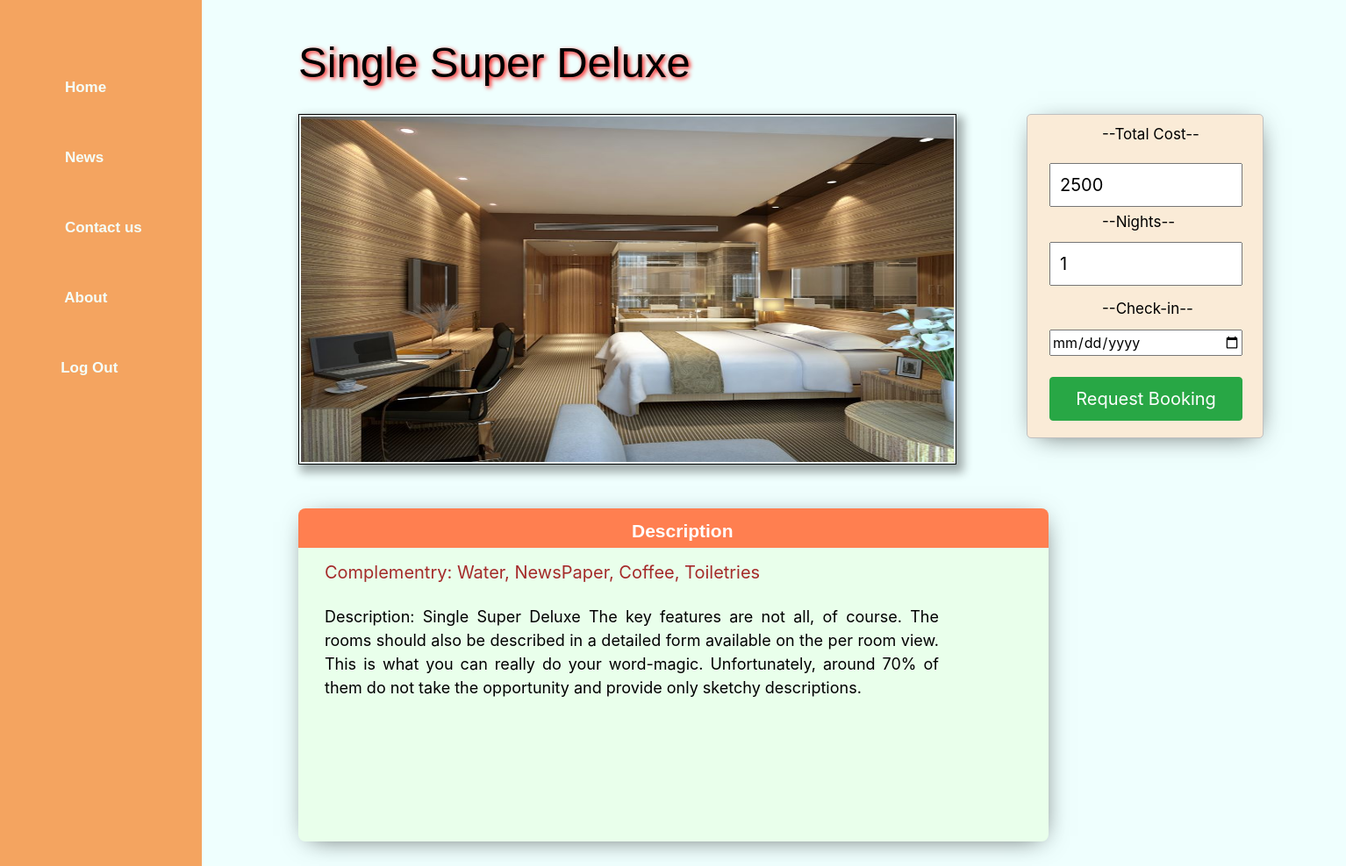
The app's page /views/rmdetails.php?id=4&CusId=1 (signed in) with its own data.
### tables this page shows
CREATE TABLE `roomlist` (
  `id` int(50) NOT NULL,
  `roomname` varchar(500) NOT NULL,
  `type` varchar(500) NOT NULL,
  `size` varchar(500) NOT NULL,
  `floor` varchar(500) NOT NULL,
  `price` int(50) NOT NULL,
  `pic` varchar(500) NOT NULL,
  `Complementary` varchar(5000) NOT NULL,
  `description` varchar(5000) NOT NULL
);

### model/db_connect.php (called while the page is built, shortened)
<?php
	 $serverName="localhost";
	 $userName="root";
	 $dbName="hotelmng";
	 $password="";
	function get($query)
	{
		global $serverName;
		global $userName;
		global $password;
		global $dbName;
		$conn = mysqli_connect( $serverName, $userName, $password, $dbName);
		$result=mysqli_query($conn,$query);
		return $result;
	}
?>

### views/rmdetails.php (the view, shortened to what this page needs)
<?php
		if(isset($_SESSION['loggedinuser']) || isset($_SESSION['regiuser']))
    	{
?>
<!DOCTYPE html>
<html>
<head>
	<link rel="stylesheet" href="style/style.css">
	<link rel="stylesheet" href="style/sty.css">
	<link rel="stylesheet" href="https://stackpath.bootstrapcdn.com/bootstrap/4.5.2/css/bootstrap.min.css">
</head>
<body style="background-color: #EFFFFE;">
	<?php
	require "../model/db_connect.php";
		$nm = null;
		if(isset($_GET['id'])){
			$nm = $_GET['id'];
		}
		$qr = "SELECT * FROM roomlist WHERE id=$nm";
		$r = get($qr);
		$room = mysqli_fetch_array($r);
	?>
<form method="post">
	<div class="roomdethead">
		<p><?php echo "$room[roomname]"; ?></p>
	</div>
	<div style="position: absolute; left:340px;top:130px">
		<img src= '<?php echo "$room[pic]"; ?>' width='750px;' height='400px;' class='roomdetpic'>
	</div>
		<div class="outer-box"  id="detbox">
		<div class="header-box" id="detinbox">
			<strong class="header-text" style="left:380px;"> Description &nbsp &nbsp  </strong> <br><br>
			<br><p class="complement">Complementry: <?php echo "$room[Complementary]"; ?></p><br><br><br>
			<p class="desc">Description: <?php echo "$room[description]"; ?> </p>
			<br><br>
			</div>
		</div>
 <div style="position: absolute; top:130px">
<div style="position: relative; height:370px; width:270px; background-color:#FAEBD7; top:0px; left:1170px; border: 1px solid #C0C0C0; border-radius: 5px;  box-shadow: 2px 5px 28px -11px rgba(0,0,0,0.75);">
       <div style="position: relative;left:85px; color:#000;  font-size: 17px; top:10px">--Total Cost--</div>  <br>
       <input id="cost" value="<?php echo "$room[price]"; ?>" type="text" name="cos" style="position: relative; height:50px; padding:10px; width:220px;margin:5px 25px;  font-size: 20px;">
        <div style="position: relative;left:85px; color:#000;  font-size: 17px; top:-0px">--Nights--</div>
        <input type="number" name="qua" id="quan" value=1 min="0" max="40" step="1" style="position: relative; top:10px; left:25px; height: 50px; padding:10px; font-size: 20px; width:220px;"><br><br>
          <div style="position: relative;left:85px; color:#000;  font-size: 17px; top:-0px">--Check-in--</div>
         <input type="date" id="dt" name="date"><br><br>
        <input type="submit" name="submit" value="Request Booking" class="btn btn-success" style="position: relative; height:50px; width:220px;margin:10px 25px;  font-size: 20px;">
    </div>
</div>
</form>
	 <div class="Sidenav">
         <nav>
            <ul>
                 <li><a class="" href=""></a></li>
               <li><a class="active" href="hos.php"> &nbsp &nbsp Home</a></li>
               <li><a href="#"> &nbsp &nbsp News</a></li>
               <li><a href="#"> &nbsp &nbsp Contact us</a></li>
               <li><a href="#"> &nbsp &nbsp About</a></li>
               <li><a href="Logout.php"> &nbsp &nbspLog Out</a></li>
            </ul>
         </nav>
      </div>
</body>
</html>
<?php
	}
	else{
		echo("<script>location.href = 'Login.php'</script>");
    	}
?>

### views/style/style.css (style rules this page uses)
.Sidenav { position:absolute; top:0px; left: 0px; width:15%; height:1500px; box-sizing: border-box; background:#F4A460; opacity:1; padding-left: 10px; padding-right: 10px; }
.Sidenav ul { list-style:none; position: relative; top: -100px; }
.Sidenav ul li a { line-height:80px; color:#F5FFFA; padding:5px; text-decoration:none; font-family: sans-serif; font-size:17px; font-weight:bold; }

### views/style/sty.css (style rules this page uses)
body { background-color: #EFFFFE; overflow-x: hidden; }
.outer-box { position: relative; top:55px; left:80px; background-color: #E9FFEB; width:255px; height:180px; border-radius: 8px; box-shadow: 2px 5px 28px -11px rgba(0,0,0,0.75); }
#detbox { position: absolute; left: 340px; top: 580px; width:855px; height:380px; }
.header-box { position: absolute; background-color: #FF7F50; width:255px; height:45px; border-top-left-radius:8px; border-top-right-radius:8px; }
#detinbox { width:855px; }
.header-text { color:#fff; font-family:arial; position: absolute; left:75px; top:10px; font-size: 21px }
.roomdethead { position: absolute; left:340px; top:35px; font-family:arial; color:#000; font-size: 49px; text-shadow: 2px 2px 5px red; }
.roomdetpic { border:solid black 1px; padding:2px; float:left; margin-right:10px; margin-bottom:5px; box-shadow: 5px 6px 10px 3px rgba(0,0,0,0.33); }
.complement { font-size: 20px; position: absolute; top: 58px; left: 30px; color: #A52A2A; }
.desc { font-size: 18px; position: absolute; top: 110px; left: 30px; color: #000; width: 700px; text-align: justify; }
#dt { position: relative; left: 25px; top: 10px; width: 220px; }

### records on screen
roomlist: roomname "Single Super Deluxe", pic (picture), Complementary "Water, NewsPaper, Coffee, Toiletries", description "Single Super Deluxe The key features are not all, of course. The rooms should also be described in a detailed form available on the per room view. This is what you can really do your word-magic. Unfortunately, around 70% of them do not take the opportunity and provide only sketchy descriptions.", cos "2500"
